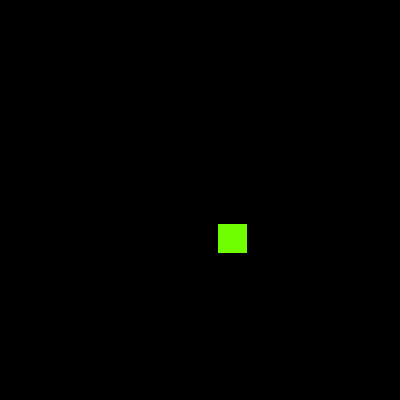
Frame 1 (no input)
Frame 60 (the mouse pressed at the canvas centre just before this capture): blank canvas, image omitted
Frame 120 (the mouse held since frame 60 and released just before this capture): blank canvas, image omitted

The Processing sketch that drew this single still picture (run headless with seeded random() and noise(); from frame 60 on, the mouse is pressed at the canvas centre):

// Processing sketch: drifting_square
// ── drifting_square.pde
Square square;
void setup(){
  size(400,400);
  square = new Square();
}

void draw(){
  background(0);
  square.update();
  square.show();
}

// ── Square.pde
class Square{
  PVector position;
  PVector velocity;
  float w;
  float h;
  color c;

  Square(){
    position = new PVector(200, 200);
    velocity = new PVector(17, 23);
    w = 30;
    h = 30;
    colorMode(HSB);
    c = color(random(255), 255, 255);

  }

  void update(){
    position.add(velocity);
    checkBounds();

  }

  void checkBounds(){
    if((position.x == width) || (position.x == 0)) {
      velocity.x = -1 * velocity.x;
    }
    if((position.y == width) || (position.y == 0)) {
      velocity.y = -1 * velocity.y;
    }
    changeColor();

  }

  void changeColor(){
    c = color(random(255), 255, 255);

  }

  void show(){
    fill(c);
    rect(position.x, position.y, w, h);
  }
}
